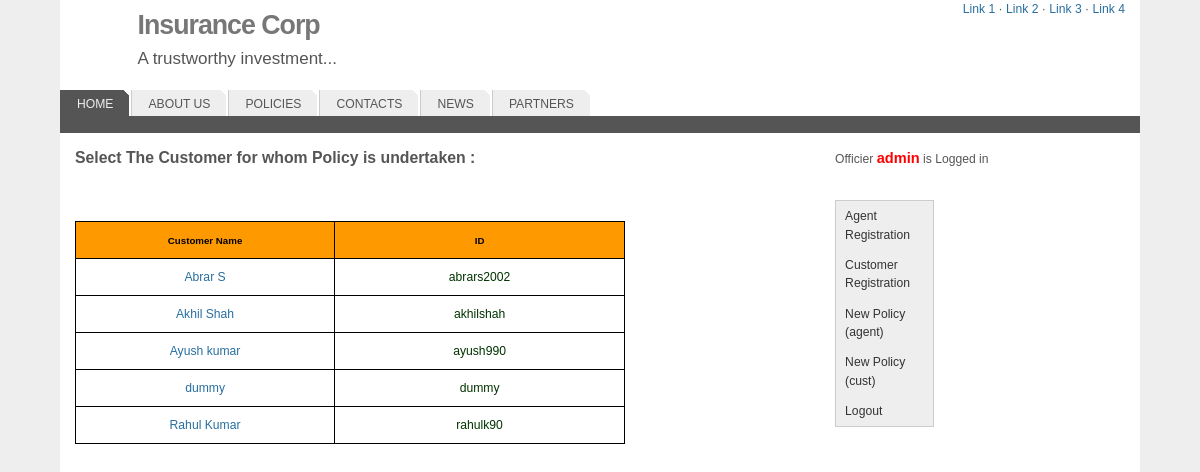
/ins_website/admin/new_policy_cust.php (signed in), run on the app's committed database.
### tables this page shows
CREATE TABLE IF NOT EXISTS `customer` (
  `cust_id` varchar(20) NOT NULL,
  `name` varchar(20) NOT NULL,
  `ssn` int(11) NOT NULL,
  `licence_no` varchar(10) DEFAULT NULL,
  `dob` date NOT NULL,
  `age` int(2) NOT NULL,
  `phone` varchar(20) NOT NULL,
  `address` varchar(100) NOT NULL,
  `hashed_password` varchar(50) NOT NULL,
  `email` varchar(30) NOT NULL,
  PRIMARY KEY (`cust_id`)
);

### ins_website/admin/new_policy_cust.php (the view, shortened to what this page needs)
<?php
	$query = "SELECT cust_id, name FROM customer";
	$result_set = mysql_query($query);
?>
<!DOCTYPE HTML PUBLIC "-//W3C//DTD XHTML 1.0 Transitional//EN" "http://www.w3.org/TR/xhtml1/DTD/xhtml1-transitional.dtd">
<html xmlns="http://www.w3.org/1999/xhtml">
<head>
<link rel="stylesheet" type="text/css" href="variant.css" media="screen,projection" title="Variant Portal" />
<link href="SpryAssets/SpryMenuBarVertical.css" rel="stylesheet" type="text/css" />
<link href="SpryAssets/SpryMenuBarHorizontal.css" rel="stylesheet" type="text/css" />
</head>
<body>
<?php require_once("topbar.php"); ?>
<div id="main">
<h3 align="left">Select The Customer for whom Policy is undertaken :</h3>
      <p align="left">
<p align="left">&nbsp;</p>
      <form id="form1" name="form1" method="post" action="">
        <table width="550" border="1" style="border-collapse:collapse" bordercolor="#000000" class="tablebody">
          <tr class="tablehead">
            <td width="252" height="36" scope="col"><div align="center"><strong>Customer Name</strong></div></td>
            <th width="282" height="36" scope="col">ID</th>
          </tr>
<?php
	while($row = mysql_fetch_array($result_set))
	{
          echo "<tr>";
            echo "<td height="."36"."><a href=\"select_customer.php?custid=".$row['cust_id']."&name=".($row['name'])."\"><div align="."center".">".$row['name']. "</div></a></td>";
            echo "<td><div align="."center".">".$row['cust_id']. "</div></td>";
          echo "</tr>";
	}
?>
        </table>
      </form>
</div>
<?php require_once("sidebar.php"); ?>
</body></html>

### ins_website/admin/topbar.php (shortened to what this page needs)
<div id="container">
<div id="toplinks">
<p><a href="#">Link 1</a> &middot; <a href="#">Link 2</a> &middot; <a href="#">Link 3</a> &middot; <a href="#">Link 4</a></p>
</div>
<div id="logo">
<h1><a href="../index.php">Insurance Corp</a></h1>
<p>A trustworthy investment...</p>
</div>
<ul id="navitab">
<li><a class="current" href="../admin.php">Home</a></li>
<li><a href="">About Us</a></li>
<li><a href="#">Policies</a></li>
<li><a href="#">Contacts</a></li>
<li><a href="#">News</a></li>
<li><a href="#">Partners</a></li>
</ul>
<div id="desc">
<div class="splitleft">
</div>
</div>

### ins_website/admin/sidebar.php (shortened to what this page needs)
<link href="../agent/SpryAssets/SpryMenuBarVertical.css" rel="stylesheet" type="text/css" />
<div id="sidebar">
<p>Officier <span id="logged_in"><strong><?php echo  $_SESSION['username']; ?></strong></span> is Logged in</p>
<div>
  <ul id="MenuBar1" class="MenuBarVertical">
    <li><a href="agent_reg.php">Agent Registration</a></li>
  <li><a href="cust_reg.php">Customer Registration</a>
    </li>
      <li> <a href="new_policy.php">New Policy  (agent)</a></li>
      <li> <a href="new_policy_cust.php">New Policy  (cust)</a></li>
  <li><a href="logout.php">Logout</a></li>
  </ul>
</div>
</div>

### ins_website/admin/variant.css (style rules this page uses)
* { margin:0;padding:0; }
body { background:#eee url(images/body-bg.gif) top center repeat-y;color:#555;font:76% tahoma, verdana, sans-serif; }
a { color:#286ea0;text-decoration:none; }
h1 { font-size:2.2em;letter-spacing:-1px;margin:0 0 5px; padding:0; }
h3 { font-size:1.3em;margin:0 0 10px; padding:0; }
p, ul { line-height:1.5em;margin:0 0 18px;text-align:left; }
ul,ol { list-style:square; margin:0 0 15px 20px; }
#container { background:#fff;margin:0 auto 0 auto;width:1080px; }
#toplinks { width:400px; float:right;margin:0 15px 0 0; }
#toplinks p { text-align:right; }
#logo { width: 950px; margin: 0 auto; padding:10px 0 0 25px; }
#logo h1 a { color:#777;padding:0; }
#logo p { color:#555;font-size:1.4em; }
#desc { background:#555;clear:both;color:#eee;margin:0 0 15px;padding:15px 15px 2px 15px; }
#main { float:left;padding:0; margin:0 0 10px 15px; width:650px; }
#sidebar { float:right;width:280px;margin:0 25px 10px 0; }
#sidebar ul { margin:0 0 0 0; padding:0; }
#sidebar ul li { list-style:none; margin:0 0 0 0; padding:0; }
ul#navitab { margin:0;padding:0; }
ul#navitab li { display:block;float:left;margin:0;padding:0; }
ul#navitab li a { background:url(images/corner.gif) no-repeat top right #eee;border-left:1px solid #ccc;border-right:2px solid #fff;color:#555;display:block;height:1.2em;padding:5px 16px 7px;text-align:center;text-decoration:none;text-transform:uppercase;white-space:nowrap; }
ul#navitab li a.current { background:#555 url(images/corner.gif) no-repeat top right;border-left:1px solid #555;color:#eee; }
.splitleft { width:60%;float:left; }
.tablebody { background-color:#FFFFFF; color:#003300; font-family:Verdana,Arial,Helvetica,sans-serif; font-size:80%; }
.tablehead { background-color:#FF9900; color:#000000; font-family:Verdana,Arial,Helvetica,sans-serif; font-size:80%; font-weight:bold; }
.tablebody { background-color:#FFFFFF; color:#003300; font-family:Verdana,Arial,Helvetica,sans-serif; font-size:100%; }

### ins_website/admin/SpryAssets/SpryMenuBarVertical.css (style rules this page uses)
ul.MenuBarVertical { margin: 0; padding: 0; list-style-type: none; font-size: 100%; cursor: default; width: 8em; }
ul.MenuBarVertical li { margin: 0; padding: 0; list-style-type: none; font-size: 100%; position: relative; text-align: Centre; cursor: pointer; width: 8em; }
ul.MenuBarVertical { border: 1px solid #CCC; }
ul.MenuBarVertical a { display: block; cursor: pointer; background-color: #EEE; padding: 0.5em 0.75em; color: #333; text-decoration: none; }

### ins_website/agent/SpryAssets/SpryMenuBarVertical.css (style rules this page uses)
ul.MenuBarVertical { margin: 0; padding: 0; list-style-type: none; font-size: 100%; cursor: default; width: 8em; }
ul.MenuBarVertical li { margin: 0; padding: 0; list-style-type: none; font-size: 100%; position: relative; text-align: Centre; cursor: pointer; width: 8em; }
ul.MenuBarVertical { border: 1px solid #CCC; }
ul.MenuBarVertical a { display: block; cursor: pointer; background-color: #EEE; padding: 0.5em 0.75em; color: #333; text-decoration: none; }

### ins_website/admin/sidebar.php (style rules this page uses)
#logged_in { font-family: Trebuchet MS, Arial, Helvetica, sans-serif; font-size:1.2em; color:red; }

### data on the page
customer: name "Abrar S", cust_id "abrars2002"
customer: name "Akhil Shah", cust_id "akhilshah"
customer: name "Ayush kumar", cust_id "ayush990"
customer: name "dummy", cust_id "dummy"
customer: name "Rahul Kumar", cust_id "rahulk90"

### other printed values
$_SESSION['username'] "admin"
